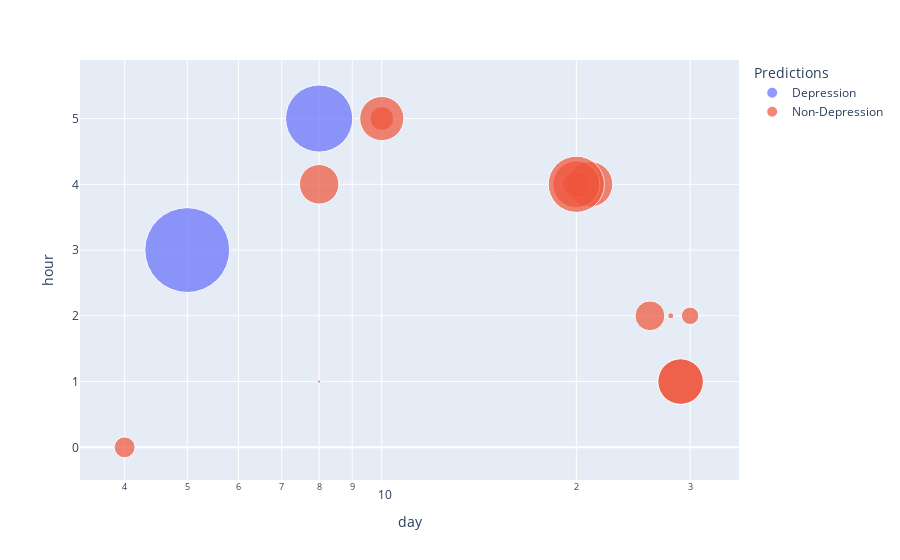

Source (notebook cell):
### Markdown cell above
## We used the same plot to answer the question

### Code cell
fig = px.scatter(midnight_df , x="day", y="hour",
       size="Predictions_Percentange", color="Predictions",
                 hover_name="Tweets", log_x=True, size_max=60)
fig.show()

### Figure 1 — Plotly figure (JSON) as saved in the notebook; plotly's stock layout.template omitted (floating-point values rounded to 4 significant figures)
{"data": [{"hovertemplate": "<b>%{hovertext}</b><br><br>Predictions=Depression<br>day=%{x}<br>hour=%{y}<br>Predictions_Percentange=%{marker.size}<extra></extra>", "hovertext": ["@HabisMazin The journey begins NOW? I THOUGHT I REACHED THE END IF I SAY THAT", "@naosayshi Thank youu i hope that for you too"], "legendgroup": "Depression", "marker": {"color": "#636efa", "size": [0.9055, 0.5672], "sizemode": "area", "sizeref": 0.0002515, "symbol": "circle"}, "mode": "markers", "name": "Depression", "orientation": "v", "showlegend": true, "type": "scatter", "x": [5, 8], "xaxis": "x", "y": [3, 5], "yaxis": "y"}, {"hovertemplate": "<b>%{hovertext}</b><br><br>Predictions=Non-Depression<br>day=%{x}<br>hour=%{y}<br>Predictions_Percentange=%{marker.size}<extra></extra>", "hovertext": ["@SKJaay Ian… get it? Cause you’re a game? People play YOU?? G- get it?", "@HabisMazin Is he going to prom?", "يا زين الشتاء، صح انك بتقعد بكلاسك تفكر وش سويت غلط عشان توصل لذي الحاله بس على الاقل مبتسم وانت في الطريق.", "@SKJaay Got me some tea and some pastries. Life is beautiful.", "@HabisMazin https://t.co/6pdIPSgyTY", "Good morning. Today just seems a little brighter. 🏃♂️❤️", "@naosayshi Does your profession require you to be social ans communicating? Cause some jobs don’t and i’d understand your concern if you’re in law or medicine those require you to not shut the fuck up", "@naosayshi What is your profession?", "@Supresa_Sa 😂😂😂😂", "Yall confused as fuck in these troubled times, remember your morals, traditions and religion again and then come back.", "@nurrrttt Yum", "@7lebMoz Anatomy", "@doppyisfree هارد ستك بلات دي بي اس بالخدمه", "@doppyisfree وصلت الايلو هيل والظاهر بترك اللعبه"], "legendgroup": "Non-Depression", "marker": {"color": "#EF553B", "size": [0.004487, 0.1121, 0.2607, 0.09465, 0.2798, 0.3976, 0.07257, 0.2451, 0.1965, 0.001383, 0.05484, 0.03834, 0.2607, 0.2607], "sizemode": "area", "sizeref": 0.0002515, "symbol": "circle"}, "mode": "markers", "name": "Non-Depression", "orientation": "v", "showlegend": true, "type": "scatter", "x": [28, 26, 21, 20, 20, 20, 10, 10, 8, 8, 4, 30, 29, 29], "xaxis": "x", "y": [2, 2, 4, 4, 4, 4, 5, 5, 4, 1, 0, 2, 1, 1], "yaxis": "y"}], "layout": {"legend": {"itemsizing": "constant", "title": {"text": "Predictions"}, "tracegroupgap": 0}, "margin": {"t": 60}, "xaxis": {"anchor": "y", "domain": [0, 1], "title": {"text": "day"}, "type": "log"}, "yaxis": {"anchor": "x", "domain": [0, 1], "title": {"text": "hour"}}}}
